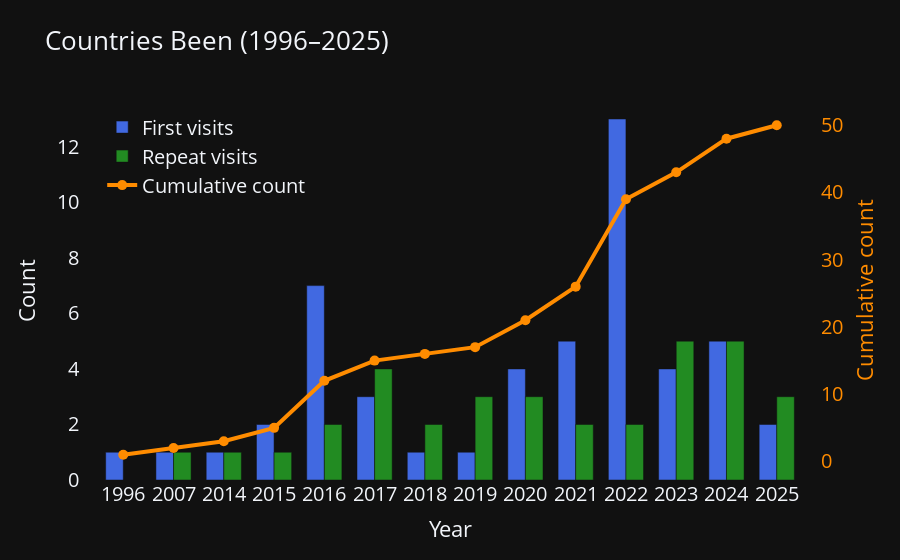

Notebook code for this chart:
### Code cell
df_verbose = pd.read_excel('../data/trips_verbose.xlsx', skiprows=1)

df = transform_verbose_to_calendar(df_verbose, save=False)
df = df[df['country'] != 'All']

plot_bar_time_series(
    df, 
    select_type='travel', 
    time_period='year', 
    title='Countries Been', 
    save_path='../attachments/bar_time_series.html',
    #save_path=None
    )

### Figure 1 — Plotly figure (JSON) as saved in the notebook; plotly's stock layout.template omitted (floating-point values rounded to 4 significant figures)
{"data": [{"customdata": ["1. China", "1. Singapore", "1. Hong Kong", "1. Türkiye<br>2. United States", "1. Canada<br>2. Colombia<br>3. Cuba<br>4. Dominican Republic<br>5. Ecuador<br>6. Mexico<br>7. Russian Federation", "1. Chile<br>2. Japan<br>3. Peru", "1. United Kingdom", "1. Tunisia", "1. Belarus<br>2. Italy<br>3. Sweden<br>4. Vatican City State (Holy See)", "1. Austria<br>2. Denmark<br>3. Germany<br>4. Greece<br>5. Serbia", "1. Armenia<br>2. Azerbaijan<br>3. Belgium<br>4. Georgia<br>5. Latvia<br>6. Lithuania<br>7. Netherlands<br>8. Norway<br>9. Poland<br>10. Portugal<br>11. Romania<br>12. Switzerland<br>13. United Arab Emirates", "1. Bulgaria<br>2. Estonia<br>3. Finland<br>4. France", "1. Malta<br>2. Qatar<br>3. Slovakia<br>4. South Africa<br>5. Spain", "1. Malaysia<br>2. Thailand"], "hovertemplate": "%{customdata}<extra></extra>", "marker": {"color": "royalblue"}, "name": "First visits", "offsetgroup": "0", "type": "bar", "x": ["1996", "2007", "2014", "2015", "2016", "2017", "2018", "2019", "2020", "2021", "2022", "2023", "2024", "2025"], "y": [1.0, 1.0, 1.0, 2.0, 7.0, 3.0, 1.0, 1.0, 4.0, 5.0, 13.0, 4.0, 5.0, 2.0]}, {"customdata": [null, "1. China", "1. China", "1. China", "1. China<br>2. United States", "1. Canada<br>2. China<br>3. Mexico<br>4. United States", "1. Canada<br>2. United States", "1. China<br>2. Russian Federation<br>3. United Kingdom", "1. China<br>2. Türkiye<br>3. United Kingdom", "1. Sweden<br>2. Türkiye", "1. Denmark<br>2. Sweden", "1. Belgium<br>2. Denmark<br>3. Latvia<br>4. Norway<br>5. Sweden", "1. Austria<br>2. Bulgaria<br>3. Italy<br>4. Sweden<br>5. Switzerland", "1. China<br>2. Qatar<br>3. Sweden"], "hovertemplate": "%{customdata}<extra></extra>", "marker": {"color": "forestgreen"}, "name": "Repeat visits", "offsetgroup": "1", "type": "bar", "x": ["1996", "2007", "2014", "2015", "2016", "2017", "2018", "2019", "2020", "2021", "2022", "2023", "2024", "2025"], "y": [0.0, 1.0, 1.0, 1.0, 2.0, 4.0, 2.0, 3.0, 3.0, 2.0, 2.0, 5.0, 5.0, 3.0]}, {"hovertemplate": "Year: %{x}<br>Cumulative: %{y}<extra></extra>", "line": {"color": "darkorange", "width": 4}, "marker": {"color": "darkorange", "size": 10}, "mode": "lines+markers", "name": "Cumulative count", "type": "scatter", "x": ["1996", "2007", "2014", "2015", "2016", "2017", "2018", "2019", "2020", "2021", "2022", "2023", "2024", "2025"], "y": [1.0, 2.0, 3.0, 5.0, 12.0, 15.0, 16.0, 17.0, 21.0, 26.0, 39.0, 43.0, 48.0, 50.0], "yaxis": "y2"}], "layout": {"bargap": 0.3, "barmode": "group", "font": {"size": 20}, "hoverlabel": {"font": {"size": 20}}, "legend": {"font": {"size": 20}, "x": 0.03, "y": 0.98}, "title": {"font": {"size": 26}, "text": "Countries Been (1996–2025)"}, "xaxis": {"showgrid": false, "tickfont": {"size": 20}, "title": {"font": {"size": 22}, "text": "Year"}, "zeroline": false}, "yaxis": {"showgrid": false, "tickfont": {"size": 20}, "title": {"font": {"size": 22}, "text": "Count"}, "zeroline": false}, "yaxis2": {"overlaying": "y", "showgrid": false, "side": "right", "tickfont": {"color": "darkorange", "size": 20}, "title": {"font": {"color": "darkorange", "size": 22}, "text": "Cumulative count"}, "zeroline": false}}}
